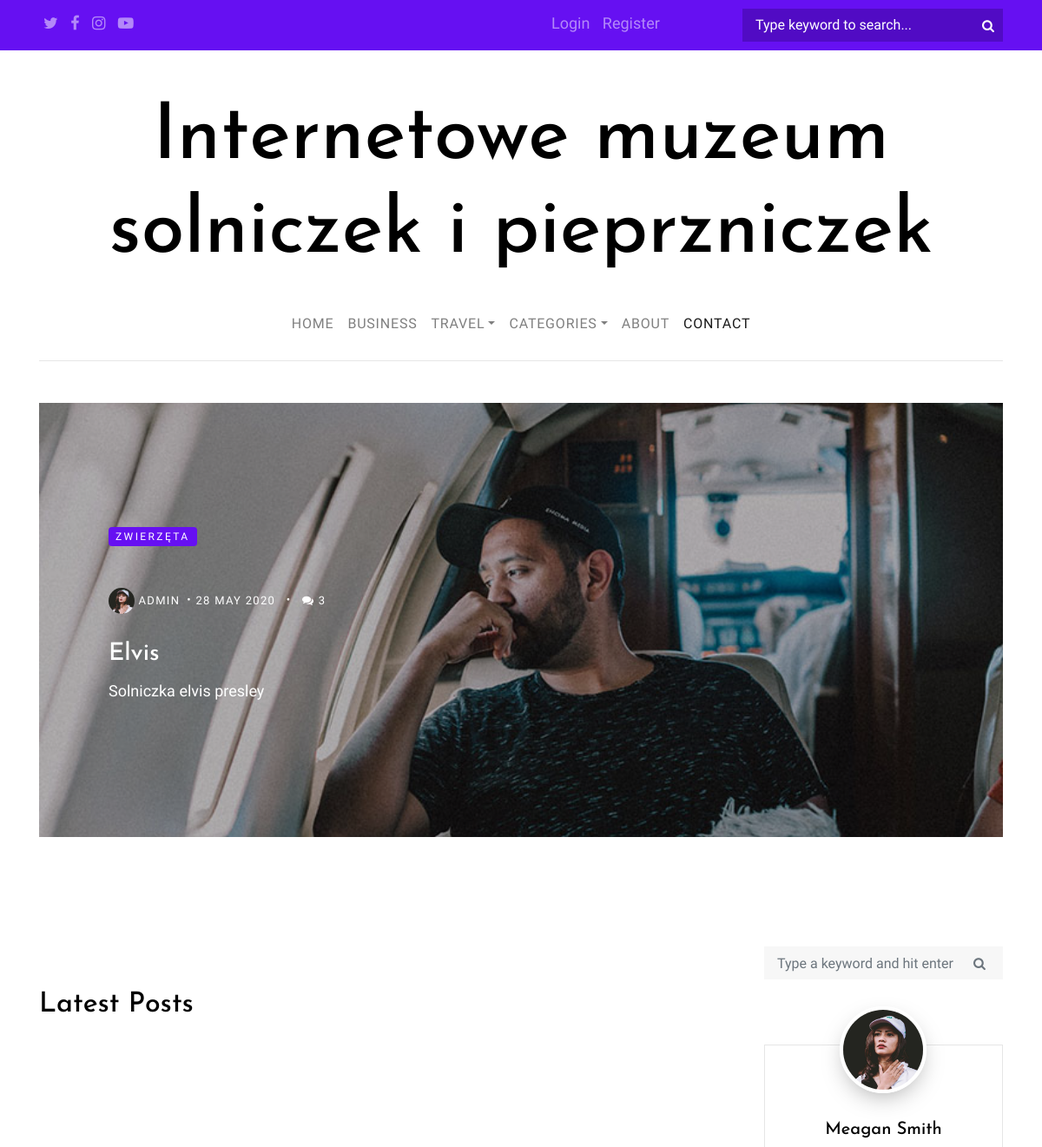
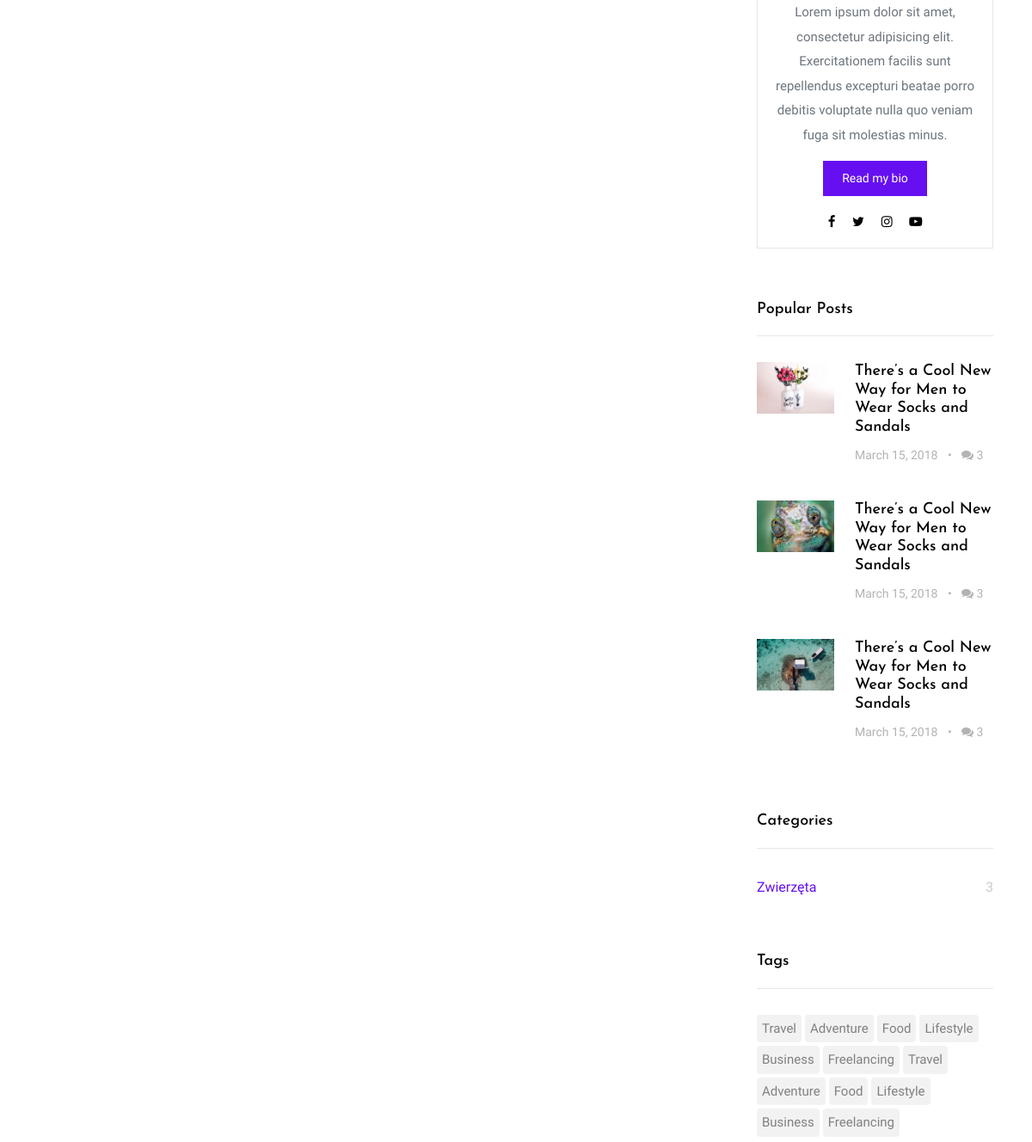
The app's page / (upper part), older data (2 pictures, top to bottom).
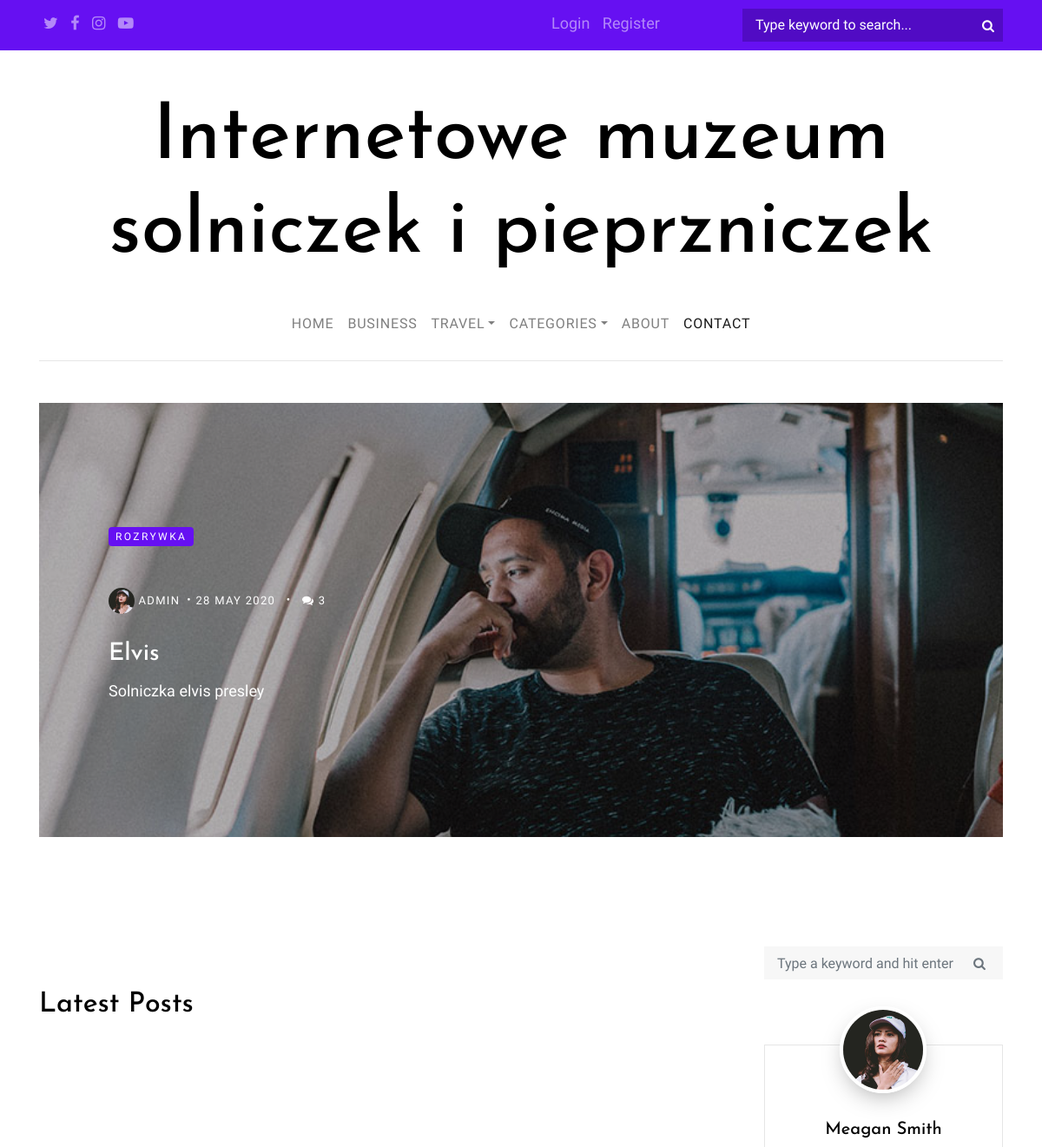
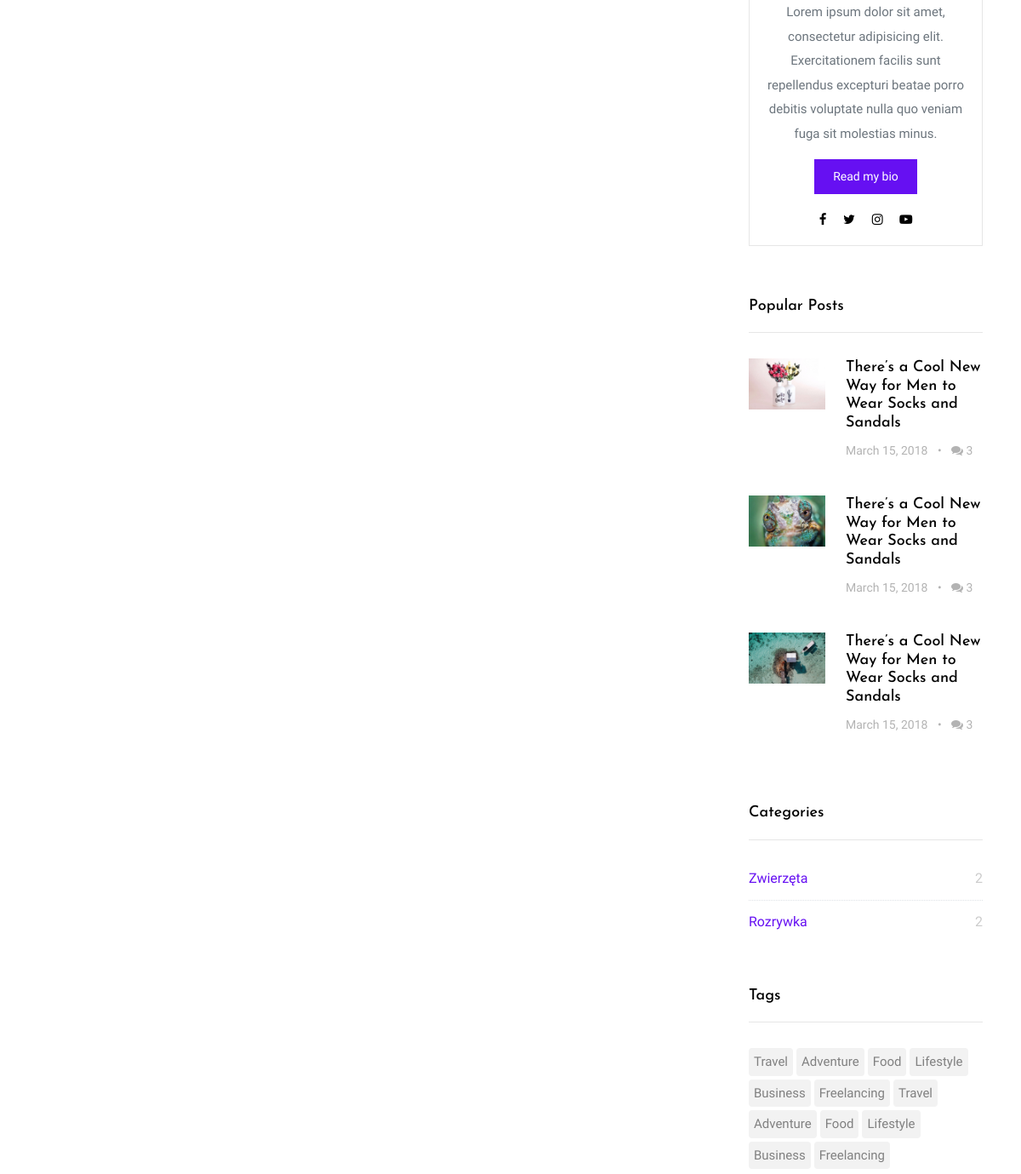
The same page, newer data (2 pictures, top to bottom).
### posts/models.py (models this page shows, shortened)
class Post(models.Model):
    name = models.CharField(max_length=100)
    description = models.TextField()
    date_posted = models.DateTimeField(default=timezone.now)
    updated_date = models.DateTimeField(auto_now=True)
    author = models.ForeignKey(User, on_delete=models.CASCADE)
    category = models.ForeignKey(Category, on_delete=models.DO_NOTHING)
    likes = models.IntegerField(default=0)

class Category(models.Model):
    name = models.CharField(max_length=150, unique=True)
    def __str__(self):
        return self.name

### posts/views.py (the view)
# urls.py: path("", views.home, name="home-page"),
def home(request):
    context = {
        'posts': Post.objects.all()
    }
    return render(request, 'posts/home.html', context)

### posts/context_processors.py (called while the page is built)
def slider(request):
    random_posts = Post.objects.filter(name='Elvis')
    return {'random_posts': random_posts}

def categories(request):
    categories = Category.objects.all()
    return {'categories': categories}

### posts/templates/posts/home.html (shortened to what this page needs)
{% extends 'posts/base.html' %}
{% block content %}
<div class="row">
    <div class="col-md-6">
        <h2 class="mb-4">Latest Posts</h2>
    </div>
</div>
<div class="container">
    <div class="row">
        {% for post in posts %}
        <div class="col-md-6">
        </div>
        {% endfor %}
    </div>
</div>
{% endblock content %}

### posts/templates/posts/base.html (shortened to what this page needs)
{% load static %}
<!doctype html>
<html lang="en">
  <head>
    <link rel="stylesheet" href="https://stackpath.bootstrapcdn.com/bootstrap/4.4.1/css/bootstrap.min.css"
>
    <link rel="stylesheet" href="{% static 'posts/css/bootstrap.css' %}">
    <link rel="stylesheet" href="{% static 'posts/css/animate.css' %}">
    <link rel="stylesheet" href="{% static 'posts/css/owl.carousel.min.css' %}">
    <link rel="stylesheet" href="{% static 'posts/fonts/ionicons/css/ionicons.min.css' %}">
    <link rel="stylesheet" href="{% static 'posts/fonts/fontawesome/css/font-awesome.min.css' %}">
    <link rel="stylesheet" href="{% static 'posts/fonts/flaticon/font/flaticon.css' %}">
    <link rel="stylesheet" href="{% static 'posts/css/style.css' %}">
  </head>
  <body>
    <div class="wrap">
      <header role="banner">
        <div class="top-bar">
          <div class="container">
            <div class="row">
              <div class="col social">
                <a href="#"><span class="fa fa-twitter"></span></a>
                <a href="#"><span class="fa fa-facebook"></span></a>
                <a href="#"><span class="fa fa-instagram"></span></a>
                <a href="#"><span class="fa fa-youtube-play"></span></a>
              </div>
              <div class="col search-top">
                <form action="#" class="search-top-form">
                  <span class="icon fa fa-search"></span>
                  <input type="text" id="s" placeholder="Type keyword to search...">
                </form>
                <div class="col social">
                    {% if user.is_authenticated %}
                        <a href="{% url 'logout' %}">Logout</a>
                        <a href="{% url 'profile' %}">Profile</a>
                    {% else %}
                        <a href="{% url 'login' %}">Login</a>
                        <a href="{% url 'register' %}">Register</a>
                    {% endif %}
                </div>
              </div>
            </div>
          </div>
        </div>
        <div class="container logo-wrap">
          <div class="row pt-5">
            <div class="col-12 text-center">
              <h1 class="site-logo"><a href="{% url 'home-page' %}">Internetowe muzeum solniczek i pieprzniczek</a></h1>
            </div>
          </div>
        </div>
        <nav class="navbar navbar-expand-md  navbar-light bg-light">
          <div class="container">
            <div class="collapse navbar-collapse" id="navbarMenu">
              <ul class="navbar-nav mx-auto">
                <li class="nav-item">
                  <a class="nav-link" href="{% url 'home-page' %}">Home</a>
                </li>
                <li class="nav-item">
                  <a class="nav-link" href="#">Business</a>
                </li>
                <li class="nav-item dropdown">
                  <a class="nav-link dropdown-toggle" href="%" id="dropdown04" data-toggle="dropdown" aria-haspopup="true" aria-expanded="false">Travel</a>
                </li>
                <li class="nav-item dropdown">
                  <a class="nav-link dropdown-toggle" href="#" id="dropdown05" data-toggle="dropdown" aria-haspopup="true" aria-expanded="false">Categories</a>
                </li>
                <li class="nav-item">
                  <a class="nav-link" href="{% url 'about-page' %}">About</a>
                </li>
                <li class="nav-item">
                  <a class="nav-link active" href="{% url 'contact-page' %}">Contact</a>
                </li>
              </ul>
            </div>
          </div>
        </nav>
      </header>
    <section class="site-section pt-5 pb-5">
        <div class="container">
          <div class="row">
            <div class="col-md-12">
              <div class="owl-carousel owl-theme home-slider">
                {% for random_post in random_posts %}
                <div>
                  <a href="blog-single.html" class="a-block d-flex align-items-center height-lg" style="background-image: url('images/img_1.jpg'); ">
                    <div class="text half-to-full">
                      <span class="category mb-5">{{random_post.category}}</span>
                      <div class="post-meta">
                        <span class="author mr-2"><img src="images/person_1.jpg"> {{ random_post.author }}</span>&bullet;
                        <span class="mr-2">{{ random_post.date_posted|date:"d E o" }} </span> &bullet;
                        <span class="ml-2"><span class="fa fa-comments"></span> 3</span>
                      </div>
                      <h3>{{ random_post.name }}</h3>
                      <p>{{ random_post.description }}</p>
                    </div>
                  </a>
                </div>
                {% endfor %}
              </div>
            </div>
          </div>
        </div>
      </section>
    <section class="site-section pt-5">
      <div class="container">
        <div class="row blog-entries">
          <div class="col-md-12 col-lg-8 main-content">
            <div class="row mb-5 mt-5">
              <div class="col-md-12">
              {% block content %}{% endblock %}
              </div>
            </div>
          </div>
          <div class="col-md-12 col-lg-4 sidebar">
            <div class="sidebar-box search-form-wrap">
              <form action="#" class="search-form">
                <div class="form-group">
                  <span class="icon fa fa-search"></span>
                  <input type="text" class="form-control" id="s" placeholder="Type a keyword and hit enter">
                </div>
              </form>
            </div>
            <div class="sidebar-box">
              <div class="bio text-center">
                <img src="{% static 'posts/images/person_1.jpg' %}" alt="Image Placeholder" class="img-fluid">
                <div class="bio-body">
                  <h2>Meagan Smith</h2>
                  <p>Lorem ipsum dolor sit amet, consectetur adipisicing elit. Exercitationem facilis sunt repellendus excepturi beatae porro debitis voluptate nulla quo veniam fuga sit molestias minus.</p>
                  <p><a href="#" class="btn btn-primary btn-sm">Read my bio</a></p>
                  <p class="social">
                    <a href="#" class="p-2"><span class="fa fa-facebook"></span></a>
                    <a href="#" class="p-2"><span class="fa fa-twitter"></span></a>
                    <a href="#" class="p-2"><span class="fa fa-instagram"></span></a>
                    <a href="#" class="p-2"><span class="fa fa-youtube-play"></span></a>
                  </p>
                </div>
              </div>
            </div>
            <div class="sidebar-box">
              <h3 class="heading">Popular Posts</h3>
              <div class="post-entry-sidebar">
                <ul>
                  <li>
                    <a href="">
                      <img src="{% static 'posts/images/img_2.jpg' %}" alt="Image placeholder" class="mr-4">
                      <div class="text">
                        <h4>There’s a Cool New Way for Men to Wear Socks and Sandals</h4>
                        <div class="post-meta">
                          <span class="mr-2">March 15, 2018 </span> &bullet;
                          <span class="ml-2"><span class="fa fa-comments"></span> 3</span>
                        </div>
                      </div>
                    </a>
                  </li>
                  <li>
                    <a href="">
                      <img src="{% static 'posts/images/img_4.jpg' %}" alt="Image placeholder" class="mr-4">
                      <div class="text">
                        <h4>There’s a Cool New Way for Men to Wear Socks and Sandals</h4>
                        <div class="post-meta">
                          <span class="mr-2">March 15, 2018 </span> &bullet;
                          <span class="ml-2"><span class="fa fa-comments"></span> 3</span>
                        </div>
                      </div>
                    </a>
                  </li>
                  <li>
                    <a href="">
                      <img src="{% static 'posts/images/img_12.jpg' %}" alt="Image placeholder" class="mr-4">
                      <div class="text">
                        <h4>There’s a Cool New Way for Men to Wear Socks and Sandals</h4>
                        <div class="post-meta">
                          <span class="mr-2">March 15, 2018 </span> &bullet;
                          <span class="ml-2"><span class="fa fa-comments"></span> 3</span>
                        </div>
                      </div>
                    </a>
                  </li>
                </ul>
              </div>
            </div>
            <div class="sidebar-box">
              <h3 class="heading">Categories</h3>
              <ul class="categories">
                {% for category in categories %}
                  <li><a href="#">{{category.name}} <span>{{ category.post_set.count }}</span></a></li>
                {% endfor %}
              </ul>
            </div>
            <div class="sidebar-box">
              <h3 class="heading">Tags</h3>
              <ul class="tags">
                <li><a href="#">Travel</a></li>
                <li><a href="#">Adventure</a></li>
                <li><a href="#">Food</a></li>
                <li><a href="#">Lifestyle</a></li>
                <li><a href="#">Business</a></li>
                <li><a href="#">Freelancing</a></li>
                <li><a href="#">Travel</a></li>
                <li><a href="#">Adventure</a></li>
                <li><a href="#">Food</a></li>
                <li><a href="#">Lifestyle</a></li>
                <li><a href="#">Business</a></li>
                <li><a href="#">Freelancing</a></li>
              </ul>
            </div>
          </div>
        </div>
      </div>
    </section>
    </div>
  </body>
</html>

Row changes from the older to the newer data that the page shows:
changed Post "Elvis": category "ZWIERZĘTA" → "ROZRYWKA"
computed for Category "Zwierzęta": post_set.count "3" → "2"
added Category: name "Rozrywka", post_set.count "2"
